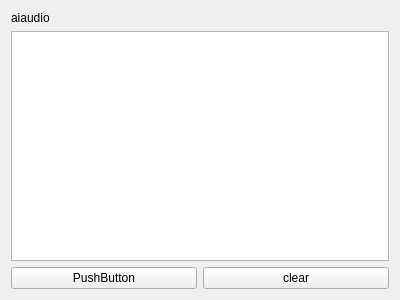
<?xml version="1.0" encoding="UTF-8"?>
<ui version="4.0">
 <class>Aiaudio</class>
 <widget class="QWidget" name="Aiaudio">
  <property name="geometry">
   <rect>
    <x>0</x>
    <y>0</y>
    <width>400</width>
    <height>300</height>
   </rect>
  </property>
  <property name="windowTitle">
   <string>Form</string>
  </property>
  <layout class="QVBoxLayout" name="verticalLayout_2">
   <item>
    <layout class="QVBoxLayout" name="verticalLayout">
     <item>
      <widget class="QLabel" name="label">
       <property name="text">
        <string>aiaudio</string>
       </property>
      </widget>
     </item>
     <item>
      <widget class="QTextEdit" name="textEdit"/>
     </item>
    </layout>
   </item>
   <item>
    <layout class="QHBoxLayout" name="horizontalLayout">
     <item>
      <widget class="QPushButton" name="pushButton">
       <property name="text">
        <string>PushButton</string>
       </property>
      </widget>
     </item>
     <item>
      <widget class="QPushButton" name="clearBtn">
       <property name="text">
        <string>clear</string>
       </property>
      </widget>
     </item>
    </layout>
   </item>
  </layout>
 </widget>
 <resources/>
 <connections/>
</ui>
